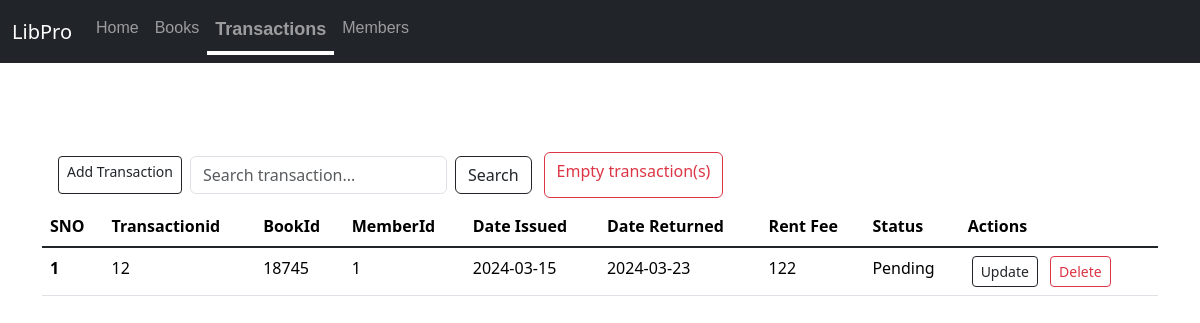
The app's page /transactions, older data.
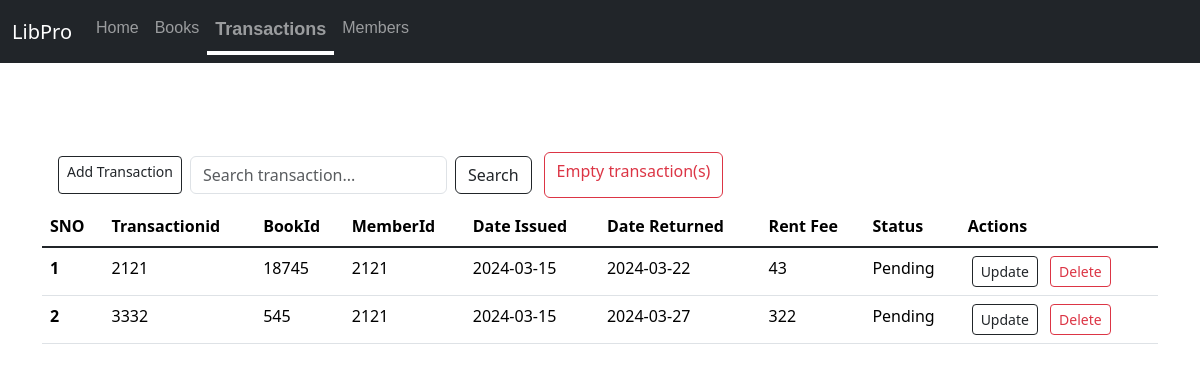
The same page, newer data.
### app.py (models this page shows)
class Transactions(db.Model):
    sno = db.Column(db.Integer, primary_key=True,unique=True)
    Transactionid = db.Column(db.Integer,unique=True)
    bookid = db.Column(db.Integer, nullable=False)
    memberid = db.Column(db.Integer, nullable=False)
    date_issued = db.Column(db.DateTime, nullable=False,default=datetime.date)
    date_returned = db.Column(db.DateTime, nullable=True)
    rent_fee = db.Column(db.Integer, nullable=False)
    status=db.Column(db.String(20),nullable=False)

### app.py (the view, shortened to what this page needs)
@app.route('/<string:table>',methods=['GET','POST'])
def view(table):
    record_class=globals().get(table.capitalize())
    if record_class is None:
        return redirect('/')
    else:
        allrecords=record_class.query.all()
        return render_template(f'{table}.html',allrecords=allrecords)

### templates/transactions.html (shortened to what this page needs)
{% extends 'base.html' %}
{% block body %}
<div class="container">
  <div style="display:flex" class="my-2 container">
    <a href="/addrecord/transactions" class="add btn btn-outline-dark btn-sm mx-1 my-1" type="button">Add Transaction</a>
    <form style="width:fit-content" class="d-flex mx-1 my-1" method="POST" action="/search/transactions" role="search">
      <input class="form-control me-2" name="searchitem"  id="searchtran" type="search" placeholder="Search transaction..." aria-label="Search">
      <button class="btn btn-outline-dark"  type="submit">Search</button>
    </form>
    <a class="btn btn-outline-danger mx-2" href="/empty/transactions" type="button">Empty transaction(s)</a>
  </div>
    <table class="table">
        <thead>
          <tr>
            <th scope="col">SNO</th>
            <th scope="col">Transactionid</th>
            <th scope="col">BookId</th>
            <th scope="col">MemberId</th>
            <th scope="col">Date Issued</th>
            <th scope="col">Date Returned</th>
            <th scope="col">Rent Fee</th>
            <th scope="col">Status</th>
            <th scope="col">Actions</th>
          </tr>
        </thead>
        <tbody class="table-group-divider">
          {% for records in allrecords %}
          <tr>
            <th scope="row">{{loop.index}}</th>
            <td>{{records.Transactionid}}</td>
            <td>{{records.bookid}}</td>
            <td>{{records.memberid}}</td>
            <td>{{ records.date_issued.strftime('%Y-%m-%d') }}</td>
            <td>{{ records.date_returned.strftime('%Y-%m-%d') }}</td>
            <td>{{records.rent_fee}}</td>
            <td>{{records.status}}</td>
            <td>
              <a href="/updaterecord/transactions/{{records.sno}}" class="btn btn-outline-dark btn-sm mx-1">Update</a>
              <a href="/deleterecord/transactions/{{records.sno}}" class="btn btn-outline-danger btn-sm mx-1">Delete</a>
            </td>
          </tr>
          {% endfor %}
        </tbody>
      </table>
</div>
{% endblock body %}

### templates/base.html (shortened to what this page needs)
<!DOCTYPE html>
<html lang="en">
<head>
    <link href="https://cdn.jsdelivr.net/npm/bootstrap@5.3.1/dist/css/bootstrap.min.css" rel="stylesheet">
<link rel="stylesheet" href="{{ url_for('static', filename='css/style.css') }}">
</head>
<body>
    <nav id="libpronav" class="navbarl navbar navbar-expand-lg  navbar-dark bg-dark mynav">
        <div class="container-fluid">
          <a class="navbar-brand" href="/">LibPro</a>
          <div class="collapse navbar-collapse" id="navbarSupportedContent">
            <ul class="navbar-nav me-auto mb-2 mb-lg-0">
              <li id="home-nav" class="nav-item">
                <a class=" nav-link" aria-current="page" href="/">Home</a>
              </li>
              <li id="books-nav" class="bg-dark nav-item">
                <a class="nav-link" aria-current="page" href="/books">Books</a>
              </li>
              <li id="transaction-nav" class="nav-item">
                <a class="nav-link" href="/transactions">Transactions</a>
              </li>
              <li id="members-nav" class="nav-item">
                <a class="nav-link" href="/members">Members</a>
              </li>
          </div>
        </div>
      </nav><br><br><br>
      {% block body %}
      {% endblock body %}
    </body>
</html>

### static/css/style.css (style rules this page uses)
.navbar { overflow:visible; position:sticky; top: 0; bottom: 10; width: 100%; margin-bottom: 1ch; }
.navbarl li a { font-family:sans-serif; position:initial; }
.navbarl li a::after { content:""; background-color: rgb(255, 255, 255); height: 2px; width:100%; display: block; transition:0.2s; transform: scale(0); transform-origin:left ; }
.navbarl li.active a { font-size: large; transition: none; font-weight:bolder; }
.navbarl li.active a::after { content: none; background-color: transparent; height: 4px; width: 100%; transition: none; transform: scale(0); font-size: larger; }
.navbar-brand { position:sticky; }
.active { color: rgb(255, 255, 255); font-size: larger; }
.active:after { content:""; background-color: rgb(255, 255, 255); height: 4px; width:100%; display: block; transform: scale(1); }

Row changes from the older to the newer data that the page shows:
changed Transactions (number 1 of 2 on the later page): Transactionid "12" → "2121"; memberid "1" → "2121"; date_returned "2024-03-23" → "2024-03-22"; rent_fee "122" → "43"
added Transactions: Transactionid "3332", bookid "545", memberid "2121", date_issued "2024-03-15", date_returned "2024-03-27", rent_fee "322", status "Pending"
